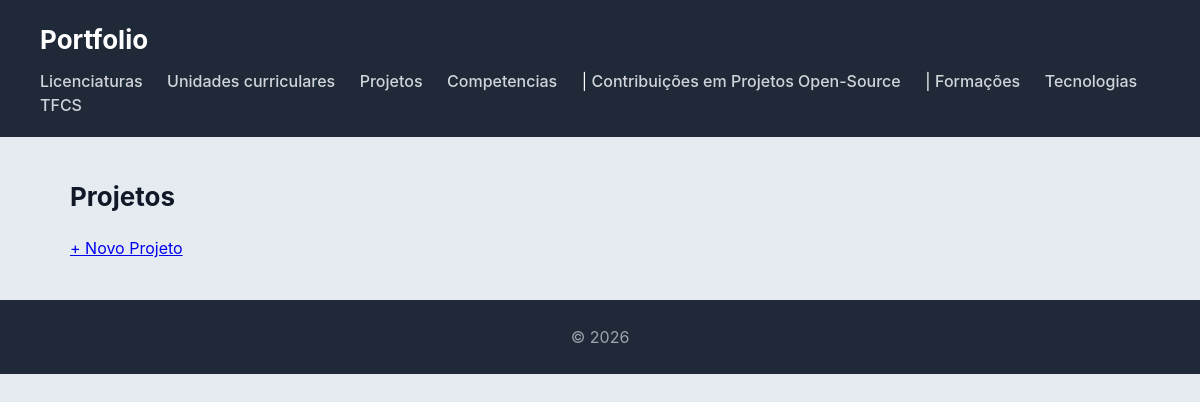
The page /projetos/ on the database as committed earlier.
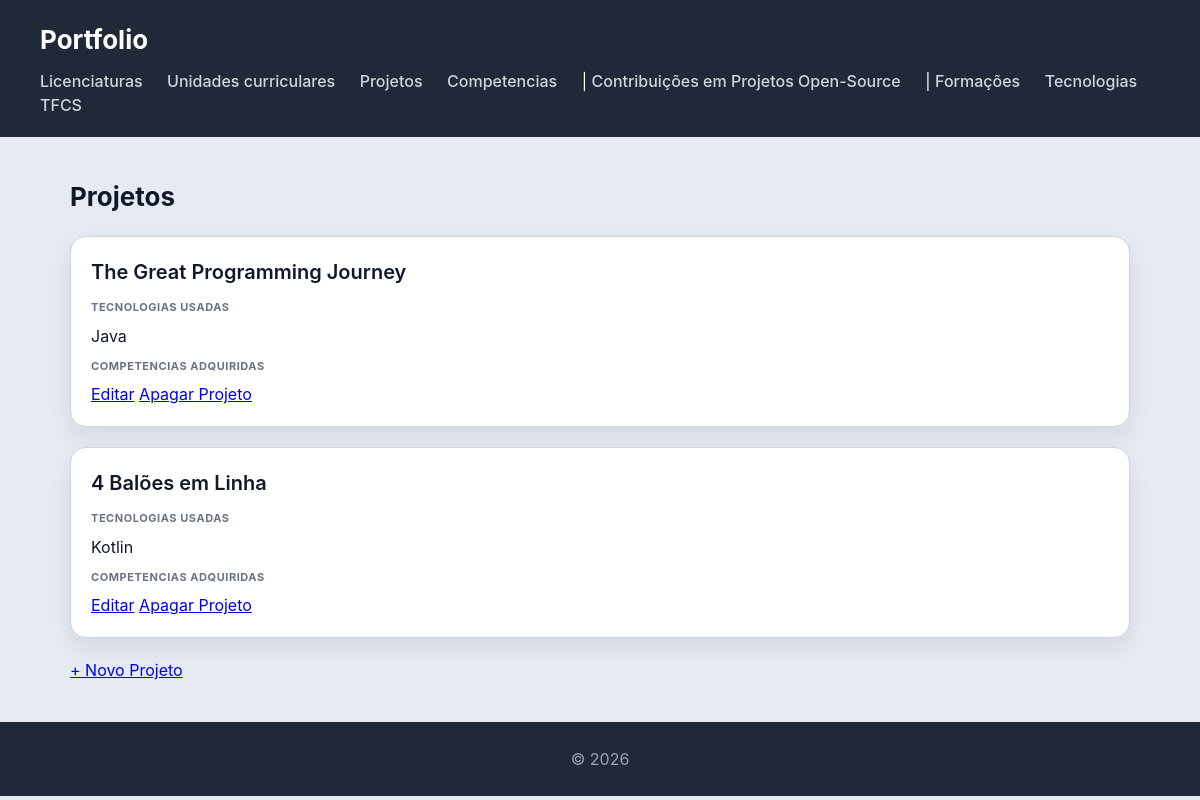
The same page on the database as committed later.
### portfolio/models.py (models this page shows)
class Projeto(models.Model):
    nome = models.CharField(max_length=100)
    descricao = models.CharField(max_length=250)
    unidade_curricular = models.ForeignKey('UC', on_delete=models.DO_NOTHING, null=True)
    tecnologias = models.ManyToManyField(Tecnologia)
    competencia = models.ManyToManyField(Competencia, related_name='projeto')
    def __str__(self):
        return self.nome

class Tecnologia(models.Model):
    nome = models.CharField(max_length=100)
    areas = models.CharField(max_length=100)
    descricao = models.CharField(max_length=250)
    unidade_curriculares = models.ManyToManyField(UC, related_name='tecnologias_usadas')
    def __str__(self):
        return self.nome

### portfolio/views.py (the view)
# urls.py: path('projetos/', views.projetos_view, name='projetos'),
def projetos_view(request):
    projetos = (Projeto.objects
                    .select_related()
                    .prefetch_related()
                    .all())
    return render(request, 'portfolio/projetos.html', {'projetos': projetos})

### portfolio/templates/portfolio/projetos.html (shortened to what this page needs)
{% extends "portfolio/base.html" %}
{% block content %}
<h2>Projetos</h2>
<section>
    {% for projeto in projetos %}
    <article>
        <header>
            <h3>{{ projeto }}</h3>
        </header>
        <section>
            <h4>Tecnologias usadas</h4>
            <ul>
                {% for tecnologia in projeto.tecnologias.all %}
                    {{ tecnologia }}
               {% endfor %}
            </ul>
        </section>
        <section>
            <h4>Competencias adquiridas</h4>
        </section>
        <a href="{% url 'editar_projeto' projeto.id  %}">Editar</a>
        <a href="{% url 'apagar_prajeto' projeto.id %}">Apagar Projeto</a>
    </article>
    {% endfor %}
<a href={% url 'novo_projeto' %}>+ Novo Projeto</a>
</section>
{% endblock %}

Rows that differ between the two databases and show on the page:
added Projeto: nome "The Great Programming Journey"
added Tecnologia: nome "Java", shown under "The Great Programming Journey"
added Projeto: nome "4 Balões em Linha"
added Tecnologia: nome "Kotlin", shown under "4 Balões em Linha"
